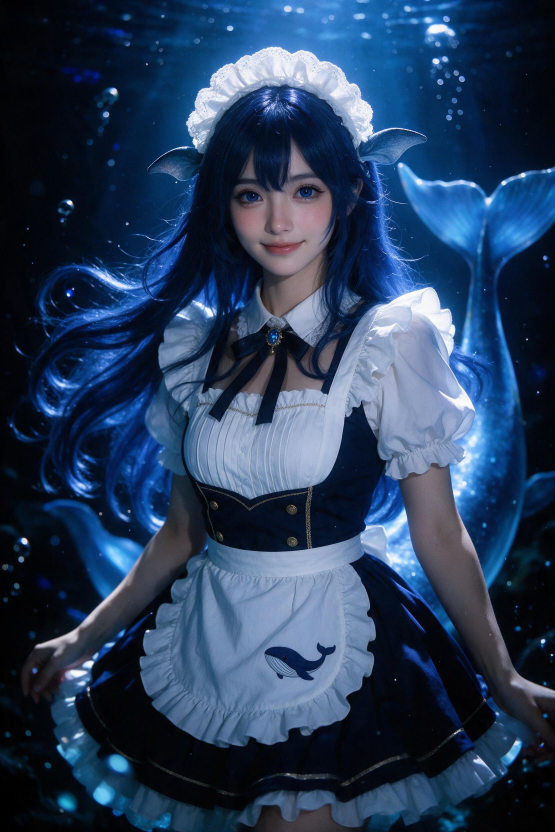
#> input picture art/source/whale-song-visual.jpg, 1664 x 2496 px (shown at 1/3 size)
$ python make-visual.py
#> lines starting #> are read from the running program, lines starting #| are printed output that depends on the picture
#!/usr/bin/env python3
"""鲸歌（whale-song）壁纸：把 2:3 原图切成会话页的背景层。

原图 art/source/whale-song-visual.jpg 是 1664×2496 的 2:3 人像。会话页里它按
`background-size: auto 150vh` 铺满窗口高度，也就是在 1000px 高的窗口上、2 倍屏
里要画出约 3000 个设备像素——所以这里必须按原图宽度出图，不能先缩到 1000。

左边 30% 做一条 alpha 渐隐，让她从海雾里浮出来（不是硬边裁切）。

    python3 tools/make-visual.py                  # → art/skins/whale-song/assets/visual.webp
    python3 tools/make-visual.py --width 1200 --quality 82   # 想再压小一点

Deterministic; no network, no model call.
"""
import argparse
from pathlib import Path

from PIL import Image, ImageDraw, ImageEnhance

ROOT = Path(__file__).resolve().parent.parent
SRC = ROOT / "art/source/whale-song-visual.jpg"
OUT = ROOT / "art/skins/whale-song/assets/visual.webp"


def smoothstep(x: float) -> float:
    return x * x * (3 - 2 * x)


def make(source: Path, out: Path, width: int, quality: int, feather: float) -> Image.Image:
#> called with width = 1664, quality = 88, feather = 0.3
    im = Image.open(source).convert("RGB")
#> im is the input picture: PIL image 1664x2496 RGB; mean R, G, B 40.4, 61.7, 90.9
    height = round(im.height * width / im.width)
#> height = 2496
    im = im.resize((width, height), Image.LANCZOS)

    im = ImageEnhance.Color(im).enhance(1.05)
    im = ImageEnhance.Contrast(im).enhance(1.04)
    im = ImageEnhance.Brightness(im).enhance(0.97)
    im = ImageEnhance.Sharpness(im).enhance(1.08)

    alpha = Image.new("L", (width, height), 255)
#> alpha: PIL image 1664x2496 L; every value is 255
    draw = ImageDraw.Draw(alpha)
    ramp = max(1, int(width * feather))
    for x in range(ramp):
        draw.line([(x, 0), (x, height)], fill=int(255 * smoothstep(x / ramp)))

    im = im.convert("RGBA")
#> im: PIL image 1664x2496 RGBA
    im.putalpha(alpha)
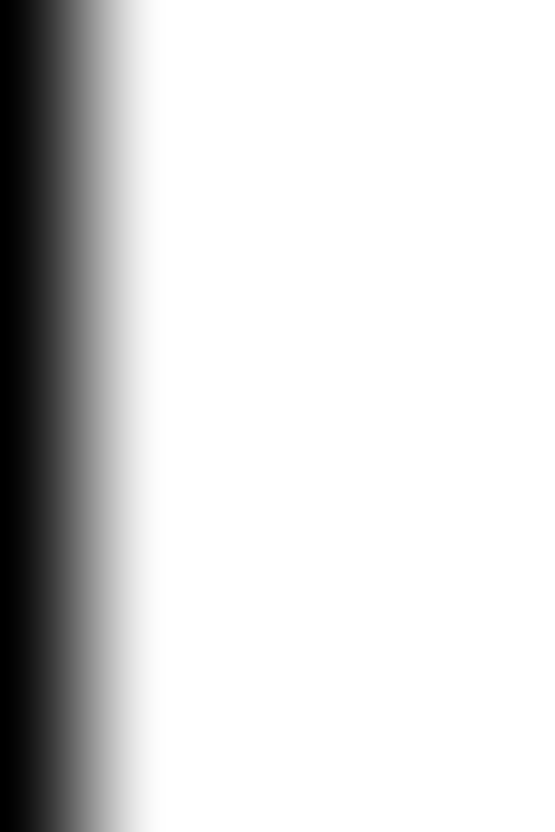
#> alpha: PIL image 1664x2496 L (shown at 1/3 size); min 0, max 255, mean 216.5
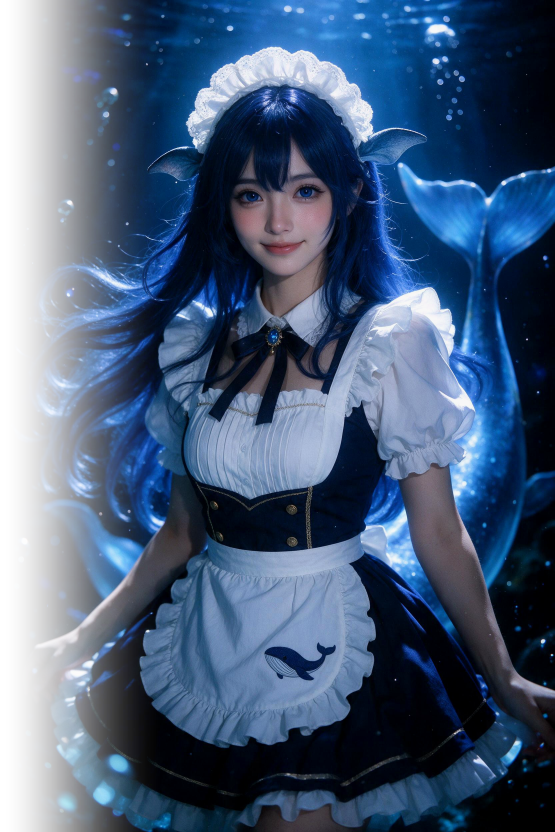
#> im: PIL image 1664x2496 RGBA (shown at 1/3 size); mean R, G, B, A 36.3, 58.7, 89.4, 216.5; transparent parts drawn white
    out.parent.mkdir(parents=True, exist_ok=True)
    im.save(out, "WEBP", quality=quality, method=6)
    return im


def main() -> None:
    ap = argparse.ArgumentParser(description="鲸歌壁纸生成")
    ap.add_argument("--source", type=Path, default=SRC)
    ap.add_argument("--out", type=Path, default=OUT)
    ap.add_argument("--width", type=int, default=1664, help="输出宽度，默认跟原图一致")
    ap.add_argument("--quality", type=int, default=88)
    ap.add_argument("--feather", type=float, default=0.30, help="左侧渐隐占比")
    args = ap.parse_args()

    im = make(args.source, args.out, args.width, args.quality, args.feather)
    print(f"{args.out.relative_to(ROOT)}  {im.width}×{im.height}  {args.out.stat().st_size:,} bytes")
#| art/skins/whale-song/assets/visual.webp  1664×2496  371,602 bytes


if __name__ == "__main__":
    main()
